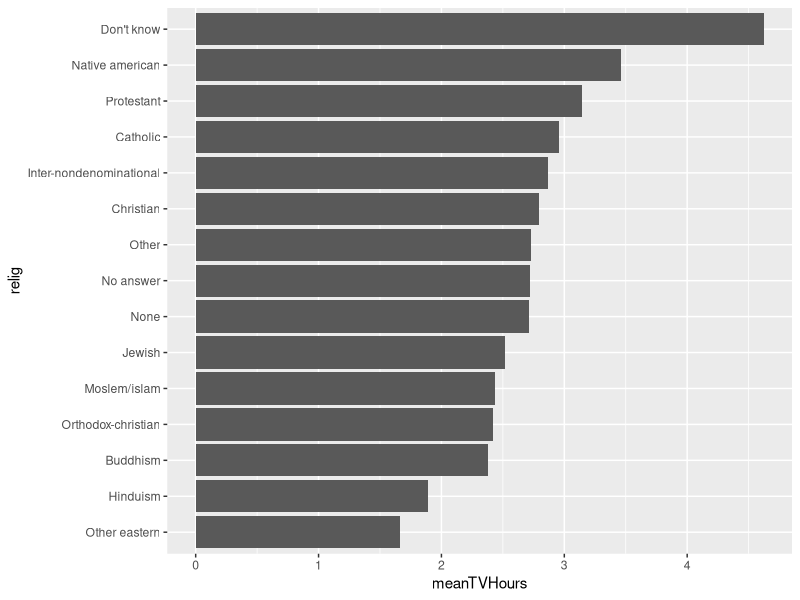
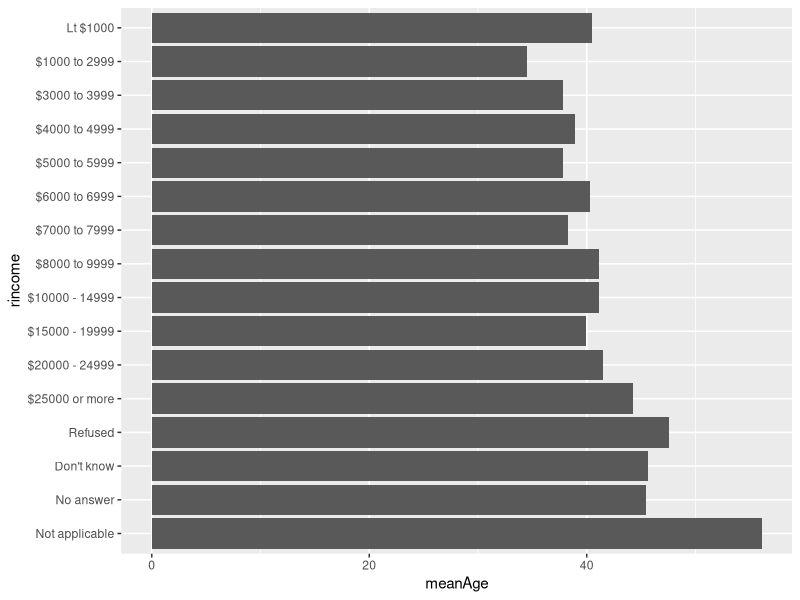
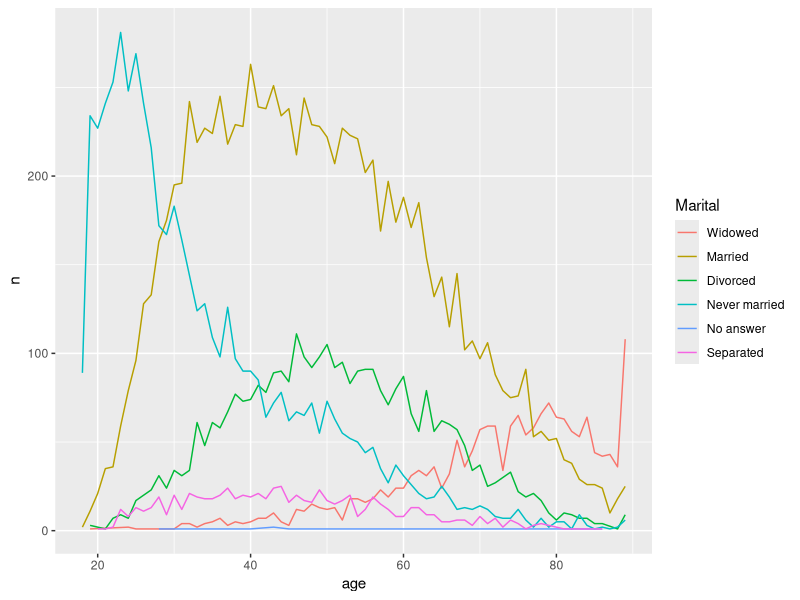
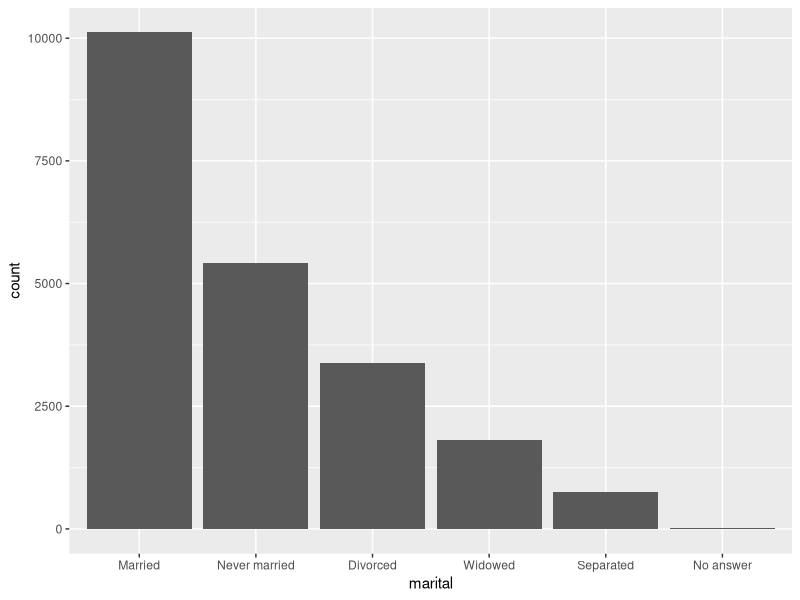

Source code (R) for these figures, in order:
# Factores usando Forcats

# Librerias
library(tidyverse)

dias <- c("Lunes", "Martes", "Miercoles", "Jueves", "Viernes", "Sabado", "Domingo")
levels <- c(1:7)

dias_factores <- as_factor(dias)
dias_factores


# Encuesta anual 

View(gss_cat)
glimpse(gss_cat)


# Analisis

gss_cat %>%
  count(Total = as_factor(year))

gss_cat %>%
  count(relig)

gss_cat %>%
  filter(relig == c("Protestant",
                    "Christian",
                    "Catholic",
                    "Jewish",
                    "Orthodox-christian")) %>%
  group_by(race, relig, partyid) %>%
  summarise(Total = n()) %>% View()


gss_cat %>%
  group_by(relig) %>%
  summarise(meanTVHours = mean(x = tvhours, na.rm=T),
            meanAge = mean(age, na.rm = T),
            n = n()) -> religion_summary

religion_summary %>%
  mutate(relig = fct_reorder(relig, meanTVHours)) -> religion_summary

View(religion_summary)

ggplot(religion_summary, aes(meanTVHours, relig)) +
         geom_bar(stat = "identity")


gss_cat %>%
  group_by(rincome) %>%
  summarise(meanAge = mean(age, na.rm = T),
            meanTVHours = mean(tvhours, na.rm = T),
            n = n()) %>%
  mutate(rincome = fct_relevel(rincome, "Not applicable")) -> income_summary

View(income_summary)


ggplot(income_summary, aes(meanAge, rincome)) +
  geom_bar(stat = "identity")


gss_cat %>%
  filter(!is.na(age)) %>%
  group_by(age, marital) %>%
  count() -> by_age

ggplot(by_age, aes(age, n, color = fct_reorder2(marital, age, n))) +
  geom_line(na.rm = T) +
  labs(color = "Marital")


gss_cat %>%
  mutate(marital = marital %>% fct_infreq()) %>%
  ggplot(aes(marital)) +
  geom_bar()


# Uso de fct_lump para recategorizar por grupos mayoritarios

gss_cat %>%
  mutate(relig = fct_lump(f = relig, n = 5)) %>%
  count(relig, sort = T)
